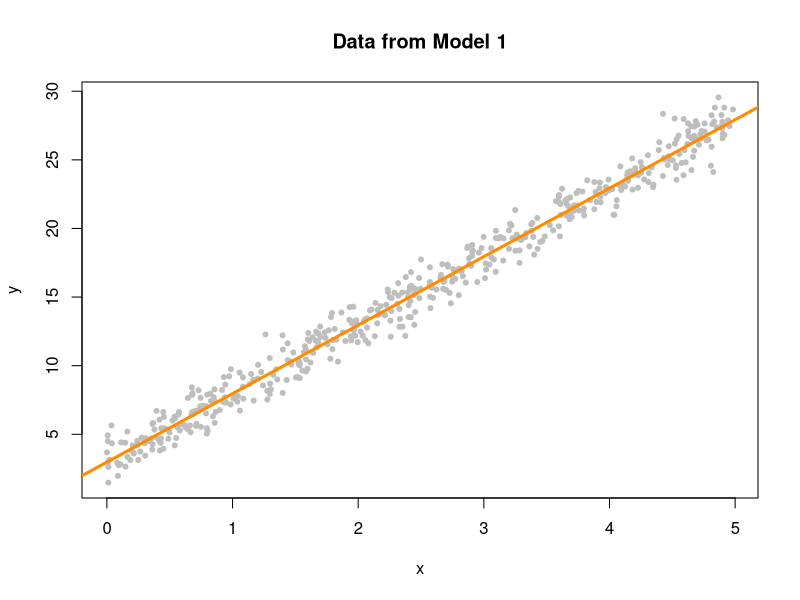
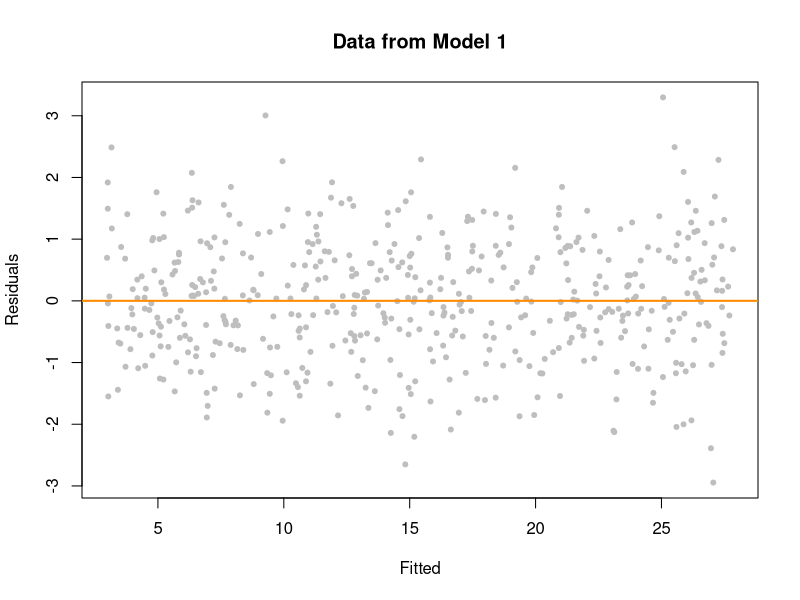
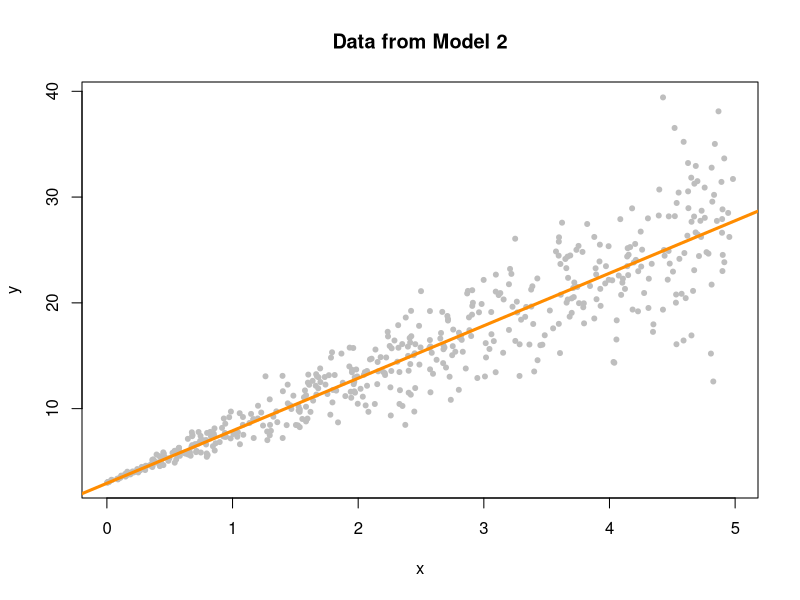
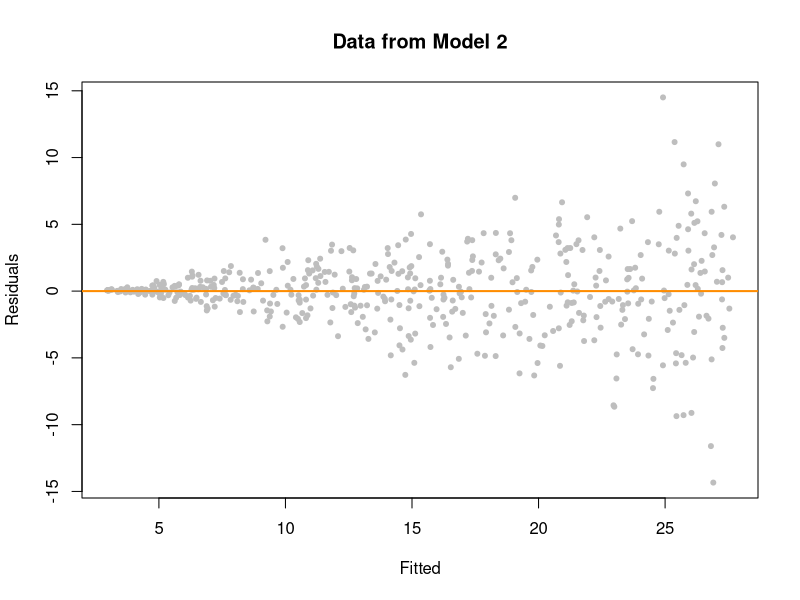
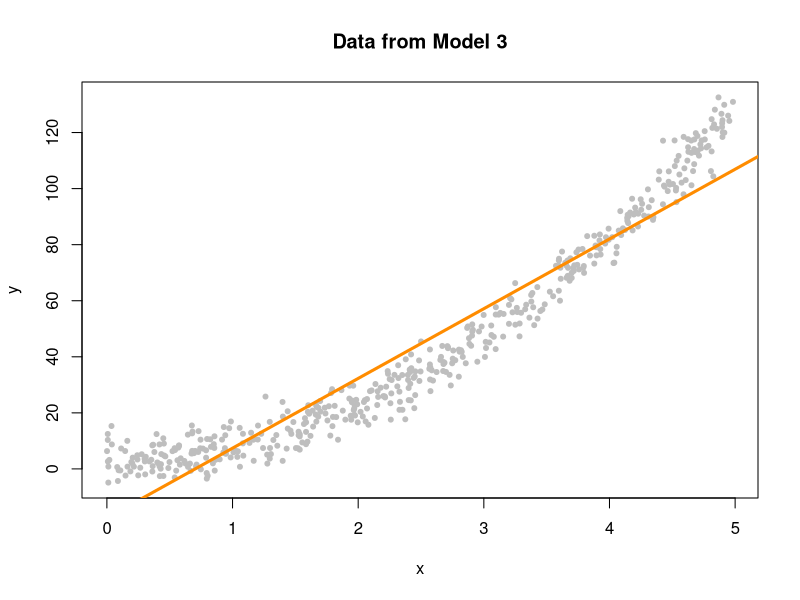
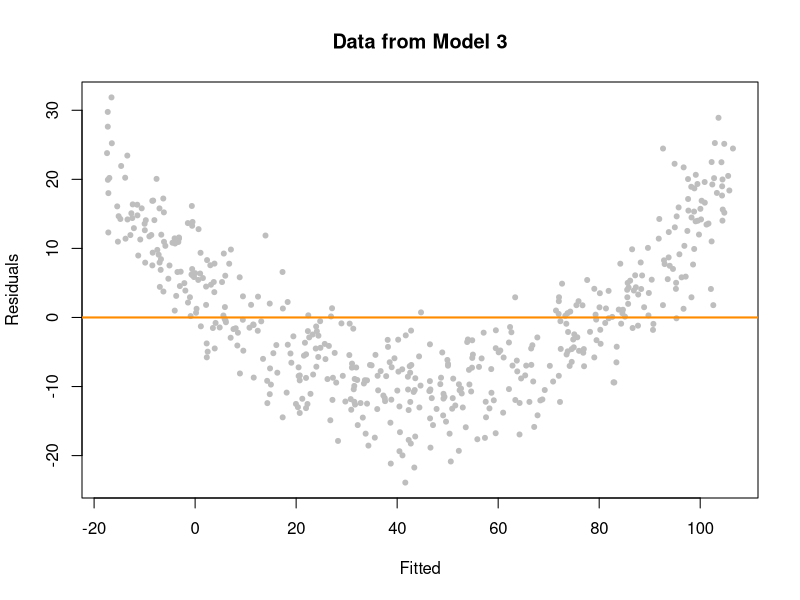

The R script that drew these images, in order:
# simulated data

sim_1 <- function(sample_size = 500) {
  x <- runif(n = sample_size) * 5
  y <- 3 + 5 * x + rnorm(n = sample_size, mean = 0, sd = 1)
  data.frame(x, y)
}

sim_2 <- function(sample_size = 500) {
  x <- runif(n = sample_size) * 5
  y <- 3 + 5 * x + rnorm(n = sample_size, mean = 0, sd = x)
  data.frame(x, y)
}

sim_3 <- function(sample_size = 500) {
  x <- runif(n = sample_size) * 5
  y <- 3 + 5 * x ^ 2 + rnorm(n = sample_size, mean = 0, sd = 5)
  data.frame(x, y)
}

# generate good data
set.seed(42)
sim_data_1 <- sim_1()

#scatter plot with fitted slr
plot(y ~ x, data = sim_data_1, col = "gray", pch = 20,
     main = "Data from Model 1")
fit_1 <- lm(y ~ x, data = sim_data_1)
abline(fit_1, col = "darkorange", lwd = 3)

#fitted vs residuals
plot(fit_1$fitted.values, fit_1$residuals,  
     col = "gray", pch = 20,
     xlab = "Fitted", ylab = "Residuals",
     main = "Data from Model 1")
abline(h = 0, col = "darkorange", lwd = 2)

# generate data with increasing variance
set.seed(42)
sim_data_2 <- sim_2()

#scatter plot with fitted slr
plot(y ~ x, data = sim_data_2, col = "gray", pch = 20,
     main = "Data from Model 2")
fit_2 <- lm(y ~ x, data = sim_data_2)
abline(fit_2, col = "darkorange", lwd = 3)

#fitted vs residuals
# This one has a very obvious non-constant variance
plot(fit_2$fitted.values, fit_2$residuals,  
     col = "gray", pch = 20,
     xlab = "Fitted", ylab = "Residuals",
     main = "Data from Model 2")
abline(h = 0, col = "darkorange", lwd = 2)


# generate data with "incorrect form"
set.seed(42)
sim_data_3 <- sim_3()

#scatter plot with fitted slr
plot(y ~ x, data = sim_data_3, col = "gray", pch = 20,
     main = "Data from Model 3")
fit_3<- lm(y ~ x, data = sim_data_3)
abline(fit_3, col = "darkorange", lwd = 3)

#fitted vs residuals
# the mean of Y is not a linear function of the predictor
plot(fit_3$fitted.values, fit_3$residuals,  
     col = "gray", pch = 20,
     xlab = "Fitted", ylab = "Residuals",
     main = "Data from Model 3")
abline(h = 0, col = "darkorange", lwd = 2)







